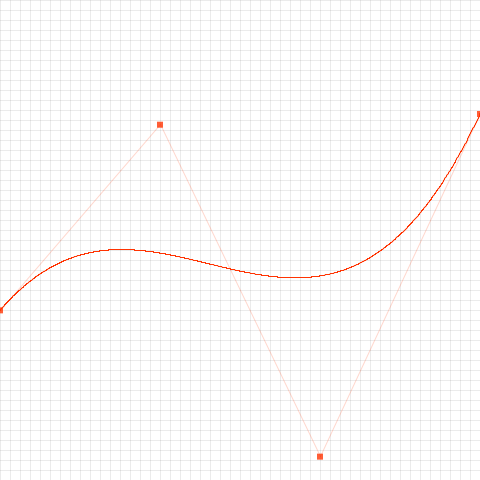
Frame 1 (no input)
Frame 60 (the mouse pressed at the canvas centre just before this capture): identical to frame 1, image omitted
Frame 120 (the mouse held since frame 60 and released just before this capture): identical to frame 1, image omitted

The Processing sketch that drew this single still picture (run headless with seeded random() and noise(); from frame 60 on, the mouse is pressed at the canvas centre):

// Processing sketch: processing_64347
// ── processing_64347.pde

PVector tmp = new PVector(0,0);
PVector prev = new PVector(0,0);

int pNum = 10;
int deg = 3;
int degMax = 6;

PVector[] p = new PVector[pNum];
int m = pNum + degMax + 1;

float nVec[] = new float[m];

int selected;

int mode;

void setup(){
  size(480,480);
  colorMode(RGB,255);
  
  frameRate(30);
  
  
  
  pNum = deg + 1;
  
  for(int i = 0;i<pNum;i++){
    p[i] = new PVector((float)i/(float)(pNum-1)*width,random(height));
  }
  
  m = pNum + deg + 1;
  for(int i = 0;i<m;i++) {
      if(i<deg+1) nVec[i] = 0;
      else if(i > m - (deg+1)) nVec[i] = m - 1 - 2 * deg;
      else nVec[i] = i - deg;
    
  }
  
  
  mode = 2;
  //m = nVec.length;
  smooth();
}


void drawPolygon(){
  int i;
  //制御点に四角を表示
  noStroke();                   //線を描画しない
  fill(255,50,0,200);                   //塗りの色を設定
  rectMode(CENTER);             //四角の基準点を中心に
  int rectL = 6;                //制御点の四角のサイズ
  
  for(i=0;i<pNum;i++){
    rect(p[i].x,p[i].y,rectL,rectL);
  }
  
  strokeWeight(1);          //線を描画しない
  fill(255,50,0,200);   
  noFill();
  
  //始点、終点から制御点への線を表示            //線を描画しない
  stroke(255,50,0,50);  
  for(i=0;i<pNum-1;i++){
    line(p[i].x,p[i].y,p[i+1].x,p[i+1].y);
  }
}
int factorial(int n){
  int result = 1;
  for(int i=n;i>0;i--){
    result *= i;
  }
  return result;
}

int combination(int n, int i){
  return factorial(n) / (factorial(n-i) * factorial(i));
}

float bernstein(int i,int n, float t){
  return combination(n,i) * pow(1-t,n-i) * pow(t,i);
}

void drawBezier(){
  
  for(float t = 0;t<=1;t+=0.01){
    tmp.x = 0;
    tmp.y = 0;
    for(int i=0;i<pNum;i++){
      tmp.x += (float)bernstein(i,pNum-1,t)*p[i].x;
      tmp.y += (float)bernstein(i,pNum-1,t)*p[i].y;
    }
    
    if(t != 0.0){
      line(tmp.x, tmp.y, prev.x, prev.y);
    }
    prev.set(tmp);
  
  }
    
}

float blending(int i,int k, float t){
  float val;
  float w1 = 0.0,w2 = 0.0;
  if(k==0){
    if(nVec[i] <= t && t < nVec[i+1]) val = 1.0;
    else val = 0.0;
  }else{
    if((nVec[i+k+1]-nVec[i+1])!=0)  
    w1 = blending(i+1,k-1,t) * (nVec[i+k+1] - t) / (nVec[i+k+1] - nVec[i+1]);
    if((nVec[i+k]-nVec[i])!=0)  
    w2 = blending(i,k-1,t) * (t - nVec[i]) / (nVec[i+k] - nVec[i]);
    val = w1 + w2;
  }
  return val;
}
void drawBSpline(){
  float[] b = new float[pNum];
  
  for(float t=nVec[deg];t < nVec[m-deg-1]; t += 0.001){
    
    tmp = new PVector(0,0);
    for(int j =0;j<pNum;j++){
      b[j] = blending(j,deg,t);
      
      tmp.x += p[j].x * b[j];
      tmp.y += p[j].y * b[j];
      
    }
    
    if(t != nVec[deg] && t != nVec[m-deg-1] && ((tmp.x!= -1) && (prev.x != -1))){
      line(tmp.x, tmp.y, prev.x, prev.y);
    }
    prev.set(tmp);
  }
}
//グリッドを描画する関数
void drawGrid(float gScale){
  
  
    
  strokeWeight(1);

  int i;
  for(i=0;i<=width/gScale;i++){
    stroke(0,0,0,20);
    line(i*gScale,0,i*gScale,height);
  }
  for(i=0;i<=height/gScale;i++){  
    stroke(0,0,0,20);
    line(0,i*gScale,width,i*gScale);
  }
}


void draw(){
  
  
  background(255,255,255);
  drawGrid(10);
  
  drawPolygon();
  
  
  switch(mode){
    case 1:
    stroke(255,150,0);
    drawBezier();
    break;
    
    case 2:
    stroke(255,50,0);
    drawBSpline();
    break;
  }
}

void mousePressed(){
  selected = -1;
  
  float minD = 10;
  int i;
  for(i=0;i<pNum;i++){
    float d = dist(mouseX,mouseY,p[i].x,p[i].y);
    if(d < minD){
      minD = d;
      selected = i;
    }
  }
  
  if(selected != -1){
    p[selected].x = mouseX;
    p[selected].y = mouseY;
  }
    
}

void mouseDragged(){
  if(selected != -1){
    p[selected].x = mouseX;
    p[selected].y = mouseY;
  }
}


void keyPressed(){
  switch(keyCode){
    
    case 66:
    mode = 1;
    break;
    case 83:
    mode = 2;
    break;
    
    case 49:
    case 50:
    case 51:
    case 52:
    case 53:
    case 54:
    deg = keyCode - 48;
    pNum = deg + 1;
    
    for(int i = 0;i<pNum;i++){
      p[i] = new PVector((float)i/(float)(pNum-1)*width,random(height));
    }
    m = pNum + deg + 1;
    
    for(int i = 0;i<m;i++){
      if(i<deg+1) nVec[i] = 0;
      else if(i > m - (deg+1)) nVec[i] = m - 1 - 2 * deg;
      else nVec[i] = i - deg;
    }
    break;
    
    
    
  }
}
